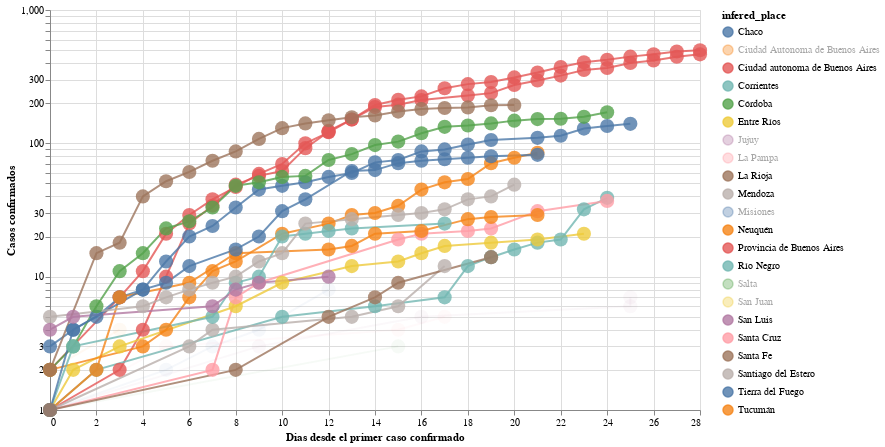

The notebook cell saved with this chart:
### Markdown cell above
# Graficando las mismas curvas cambiando el eje X

En lugar de utilizar la fecha, utilizamos cantidad de dias desde el primer caso confirmado

### Code cell
#hide_input
plot_evolution(
    cnt_by_place[cnt_by_place >=10].index.tolist(), 
    xaxis='days_from_first_infection', 
    xaxis_title='Dias desde el primer caso confirmado'
)

### Figure 1 — Vega-Lite specification as saved in the notebook (floating-point values rounded to 4 significant figures; data arrays with more than 128 entries replaced by an {"elided": "..."} marker saying what was removed)
{"config": {"view": {"continuousWidth": 400, "continuousHeight": 300}, "point": {"size": 200}, "title": {"align": "center"}}, "data": {"name": "data-c922ef5dd3950548cb813bb3bfd396f2"}, "mark": {"type": "line", "point": true, "radius": 150}, "encoding": {"color": {"type": "nominal", "field": "infered_place", "sort": ["Chaco", "Ciudad Autonoma de Buenos Aires", "Ciudad autonoma de Buenos Aires", "Corrientes", "Córdoba", "Entre Ríos", "Jujuy", "La Pampa", "La Rioja", "Mendoza", "Misiones", "Neuquén", "Provincia de Buenos Aires", "Río Negro", "Salta", "San Juan", "San Luis", "Santa Cruz", "Santa Fe", "Santiago del Estero", "Tierra del Fuego", "Tucumán"]}, "opacity": {"condition": {"value": 0.8, "selection": "selector002"}, "value": 0.05}, "tooltip": [{"type": "nominal", "field": "place"}, {"type": "nominal", "field": "infered_place"}, {"type": "quantitative", "field": "infered_place_score"}, {"type": "quantitative", "field": "infected"}, {"type": "temporal", "field": "date"}, {"type": "nominal", "field": "acum"}, {"type": "quantitative", "field": "days_from_first_infection"}, {"type": "quantitative", "field": "cum_infected"}], "x": {"type": "quantitative", "axis": {"title": "Dias desde el primer caso confirmado"}, "field": "days_from_first_infection"}, "y": {"type": "quantitative", "axis": {"title": "Casos confirmados"}, "field": "cum_infected", "scale": {"type": "log"}}}, "height": 400, "selection": {"selector002": {"type": "multi", "fields": ["infered_place"], "bind": "legend", "init": [{"infered_place": "Chaco"}, {"infered_place": "Ciudad autonoma de Buenos Aires"}, {"infered_place": "Corrientes"}, {"infered_place": "Córdoba"}, {"infered_place": "Entre Ríos"}, {"infered_place": "La Rioja"}, {"infered_place": "Mendoza"}, {"infered_place": "Neuquén"}, {"infered_place": "Provincia de Buenos Aires"}, {"infered_place": "Río Negro"}, {"infered_place": "San Luis"}, {"infered_place": "Santa Cruz"}, {"infered_place": "Santa Fe"}, {"infered_place": "Santiago del Estero"}, {"infered_place": "Tierra del Fuego"}, {"infered_place": "Tucumán"}]}}, "width": 650, "$schema": "https://vega.github.io/schema/vega-lite/v4.8.1.json", "datasets": {"data-c922ef5dd3950548cb813bb3bfd396f2": {"elided": "267 records"}}}
